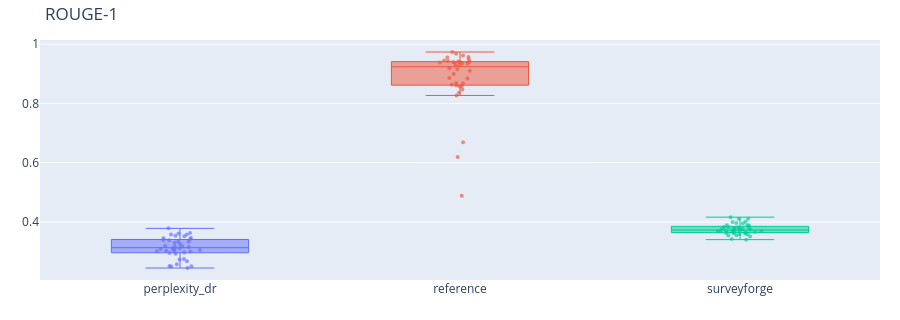
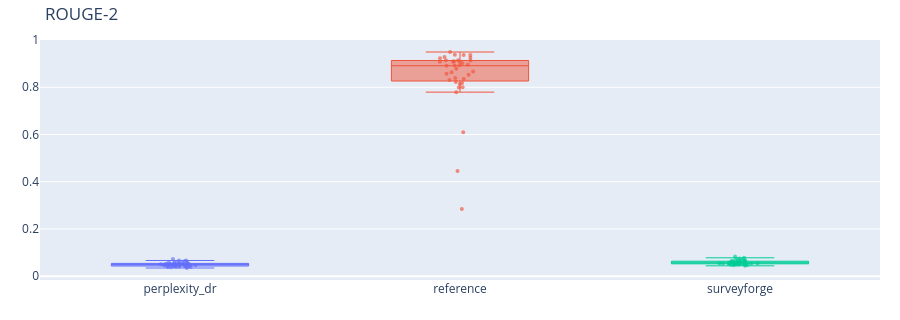
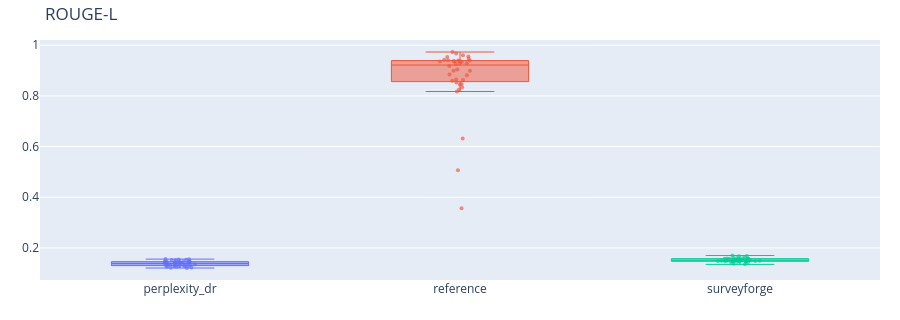
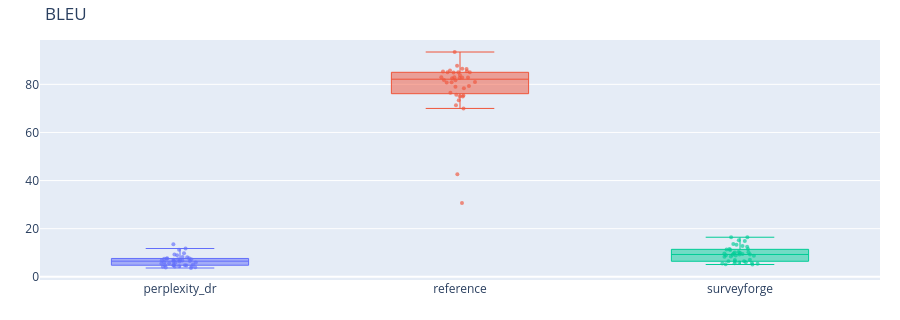

Notebook code cell kept with these figures, in order:
### Markdown cell above
## SurGE metrics

SurGE scores are shown as per-metric distributions across surveys. The table reports the same values aggregated by model.

### Code cell
surge_df = metric_long[metric_long["kind"] == "surge"].copy() if not metric_long.empty else pd.DataFrame()
surge_summary = metric_summary(surge_df)
display(surge_summary)

if not surge_df.empty:
    display(mean_values(surge_df, SURGE_SCALAR_METRICS))
    show_box_grid(surge_df, "surge")
else:
    print("No SurGE metrics loaded.")

### Figure 1 — Plotly figure (JSON) as saved in the notebook; plotly's stock layout.template omitted (floating-point values rounded to 4 significant figures)
{"data": [{"boxpoints": "all", "customdata": ["0", "1", "2", "3", "4", "5", "6", "7", "8", "9", "10", "11", "12", "13", "14", "15", "16", "17", "18", "19", "20", "21", "22", "23", "24", "25", "26", "27", "28", "29", "30", "31", "32", "33", "34", "35", "36", "37", "38", "39"], "hovertemplate": "<b>%{fullData.name}</b><br>value: %{y:.4f}<br>survey: %{customdata}<extra></extra>", "jitter": 0.35, "line": {"width": 1}, "marker": {"opacity": 0.65, "size": 4}, "name": "perplexity_dr", "pointpos": 0, "type": "box", "y": [0.3387, 0.2571, 0.3628, 0.2972, 0.3029, 0.2517, 0.3302, 0.3182, 0.3113, 0.2953, 0.3458, 0.3786, 0.3094, 0.3011, 0.3578, 0.3194, 0.3616, 0.3339, 0.3427, 0.3452, 0.2504, 0.3082, 0.2449, 0.3523, 0.275, 0.3155, 0.3256, 0.3539, 0.2995, 0.293, 0.3396, 0.318, 0.2512, 0.3003, 0.2739, 0.3088, 0.3334, 0.3057, 0.2673, 0.3582]}, {"boxpoints": "all", "customdata": ["0", "1", "2", "3", "5", "6", "8", "10", "11", "12", "13", "14", "15", "16", "17", "18", "19", "20", "21", "22", "23", "24", "25", "26", "28", "29", "30", "31", "32", "33", "34", "35", "36", "37", "38", "39"], "hovertemplate": "<b>%{fullData.name}</b><br>value: %{y:.4f}<br>survey: %{customdata}<extra></extra>", "jitter": 0.35, "line": {"width": 1}, "marker": {"opacity": 0.65, "size": 4}, "name": "reference", "pointpos": 0, "type": "box", "y": [0.9493, 0.9405, 0.9188, 0.943, 0.8688, 0.8629, 0.4883, 0.6687, 0.8859, 0.955, 0.9155, 0.9303, 0.827, 0.9355, 0.8607, 0.9106, 0.9344, 0.8842, 0.8678, 0.968, 0.8996, 0.9569, 0.8361, 0.8592, 0.9374, 0.945, 0.938, 0.9736, 0.94, 0.847, 0.8569, 0.9397, 0.6191, 0.9417, 0.929, 0.9619]}, {"boxpoints": "all", "customdata": ["0", "1", "2", "3", "4", "5", "6", "7", "8", "9", "10", "11", "12", "13", "14", "15", "16", "17", "18", "19", "20", "21", "22", "23", "24", "25", "26", "27", "28", "29", "30", "31", "32", "33", "34", "35", "36", "37", "38", "39"], "hovertemplate": "<b>%{fullData.name}</b><br>value: %{y:.4f}<br>survey: %{customdata}<extra></extra>", "jitter": 0.35, "line": {"width": 1}, "marker": {"opacity": 0.65, "size": 4}, "name": "surveyforge", "pointpos": 0, "type": "box", "y": [0.3827, 0.4164, 0.4012, 0.3697, 0.3549, 0.3589, 0.3406, 0.3629, 0.3616, 0.3697, 0.3744, 0.3889, 0.3793, 0.383, 0.3879, 0.3715, 0.3965, 0.411, 0.3705, 0.3689, 0.3425, 0.3756, 0.3586, 0.3788, 0.3717, 0.3997, 0.3667, 0.3655, 0.351, 0.3798, 0.3767, 0.3947, 0.3685, 0.3542, 0.3655, 0.3811, 0.3785, 0.3617, 0.4107, 0.3895]}], "layout": {"height": 320, "margin": {"b": 40, "l": 40, "r": 20, "t": 40}, "showlegend": false, "title": {"text": "ROUGE-1"}, "yaxis": {}}}

### Figure 2 — Plotly figure (JSON) as saved in the notebook; plotly's stock layout.template omitted (floating-point values rounded to 4 significant figures)
{"data": [{"boxpoints": "all", "customdata": ["0", "1", "2", "3", "4", "5", "6", "7", "8", "9", "10", "11", "12", "13", "14", "15", "16", "17", "18", "19", "20", "21", "22", "23", "24", "25", "26", "27", "28", "29", "30", "31", "32", "33", "34", "35", "36", "37", "38", "39"], "hovertemplate": "<b>%{fullData.name}</b><br>value: %{y:.4f}<br>survey: %{customdata}<extra></extra>", "jitter": 0.35, "line": {"width": 1}, "marker": {"opacity": 0.65, "size": 4}, "name": "perplexity_dr", "pointpos": 0, "type": "box", "y": [0.05508, 0.03889, 0.05934, 0.03802, 0.04942, 0.04212, 0.04627, 0.05036, 0.04437, 0.05311, 0.05218, 0.06641, 0.05079, 0.05305, 0.07293, 0.04151, 0.05113, 0.04985, 0.04886, 0.05278, 0.03459, 0.03972, 0.04945, 0.04471, 0.04662, 0.05853, 0.04957, 0.05762, 0.06312, 0.04022, 0.06092, 0.0575, 0.04238, 0.04379, 0.04055, 0.05017, 0.04351, 0.05033, 0.03923, 0.06619]}, {"boxpoints": "all", "customdata": ["0", "1", "2", "3", "5", "6", "8", "10", "11", "12", "13", "14", "15", "16", "17", "18", "19", "20", "21", "22", "23", "24", "25", "26", "28", "29", "30", "31", "32", "33", "34", "35", "36", "37", "38", "39"], "hovertemplate": "<b>%{fullData.name}</b><br>value: %{y:.4f}<br>survey: %{customdata}<extra></extra>", "jitter": 0.35, "line": {"width": 1}, "marker": {"opacity": 0.65, "size": 4}, "name": "reference", "pointpos": 0, "type": "box", "y": [0.9371, 0.913, 0.8908, 0.914, 0.8177, 0.839, 0.2841, 0.6095, 0.8569, 0.9255, 0.8663, 0.8917, 0.7991, 0.8954, 0.7794, 0.8636, 0.9085, 0.8531, 0.8347, 0.9362, 0.8784, 0.9281, 0.7997, 0.8142, 0.8934, 0.9226, 0.902, 0.9494, 0.91, 0.831, 0.8219, 0.9148, 0.445, 0.9077, 0.9086, 0.9375]}, {"boxpoints": "all", "customdata": ["0", "1", "2", "3", "4", "5", "6", "7", "8", "9", "10", "11", "12", "13", "14", "15", "16", "17", "18", "19", "20", "21", "22", "23", "24", "25", "26", "27", "28", "29", "30", "31", "32", "33", "34", "35", "36", "37", "38", "39"], "hovertemplate": "<b>%{fullData.name}</b><br>value: %{y:.4f}<br>survey: %{customdata}<extra></extra>", "jitter": 0.35, "line": {"width": 1}, "marker": {"opacity": 0.65, "size": 4}, "name": "surveyforge", "pointpos": 0, "type": "box", "y": [0.06062, 0.07257, 0.06625, 0.05256, 0.05364, 0.05523, 0.04383, 0.05543, 0.04657, 0.05274, 0.05516, 0.06102, 0.06114, 0.06555, 0.0716, 0.05383, 0.05845, 0.07781, 0.05407, 0.05135, 0.04732, 0.05452, 0.05379, 0.05045, 0.05469, 0.06816, 0.05202, 0.05128, 0.05483, 0.06062, 0.0557, 0.0835, 0.05749, 0.05414, 0.04928, 0.06557, 0.04929, 0.04792, 0.06655, 0.07443]}], "layout": {"height": 320, "margin": {"b": 40, "l": 40, "r": 20, "t": 40}, "showlegend": false, "title": {"text": "ROUGE-2"}, "yaxis": {}}}

### Figure 3 — Plotly figure (JSON) as saved in the notebook; plotly's stock layout.template omitted (floating-point values rounded to 4 significant figures)
{"data": [{"boxpoints": "all", "customdata": ["0", "1", "2", "3", "4", "5", "6", "7", "8", "9", "10", "11", "12", "13", "14", "15", "16", "17", "18", "19", "20", "21", "22", "23", "24", "25", "26", "27", "28", "29", "30", "31", "32", "33", "34", "35", "36", "37", "38", "39"], "hovertemplate": "<b>%{fullData.name}</b><br>value: %{y:.4f}<br>survey: %{customdata}<extra></extra>", "jitter": 0.35, "line": {"width": 1}, "marker": {"opacity": 0.65, "size": 4}, "name": "perplexity_dr", "pointpos": 0, "type": "box", "y": [0.1383, 0.13, 0.1432, 0.1407, 0.1206, 0.1217, 0.1299, 0.126, 0.1356, 0.1423, 0.1445, 0.1541, 0.1353, 0.1459, 0.1547, 0.1221, 0.1456, 0.1336, 0.132, 0.13, 0.1279, 0.1253, 0.1439, 0.1369, 0.1462, 0.1455, 0.138, 0.1426, 0.1476, 0.1279, 0.1533, 0.1557, 0.1347, 0.1272, 0.1447, 0.1518, 0.1272, 0.1379, 0.1438, 0.1518]}, {"boxpoints": "all", "customdata": ["0", "1", "2", "3", "5", "6", "8", "10", "11", "12", "13", "14", "15", "16", "17", "18", "19", "20", "21", "22", "23", "24", "25", "26", "28", "29", "30", "31", "32", "33", "34", "35", "36", "37", "38", "39"], "hovertemplate": "<b>%{fullData.name}</b><br>value: %{y:.4f}<br>survey: %{customdata}<extra></extra>", "jitter": 0.35, "line": {"width": 1}, "marker": {"opacity": 0.65, "size": 4}, "name": "reference", "pointpos": 0, "type": "box", "y": [0.947, 0.9378, 0.9176, 0.9404, 0.86, 0.8627, 0.3561, 0.6317, 0.8841, 0.9531, 0.9045, 0.9293, 0.8249, 0.9259, 0.8172, 0.8995, 0.9344, 0.8813, 0.8643, 0.967, 0.899, 0.9556, 0.8345, 0.8451, 0.9353, 0.9424, 0.9356, 0.9732, 0.9394, 0.847, 0.8526, 0.9378, 0.5062, 0.9394, 0.9277, 0.9609]}, {"boxpoints": "all", "customdata": ["0", "1", "2", "3", "4", "5", "6", "7", "8", "9", "10", "11", "12", "13", "14", "15", "16", "17", "18", "19", "20", "21", "22", "23", "24", "25", "26", "27", "28", "29", "30", "31", "32", "33", "34", "35", "36", "37", "38", "39"], "hovertemplate": "<b>%{fullData.name}</b><br>value: %{y:.4f}<br>survey: %{customdata}<extra></extra>", "jitter": 0.35, "line": {"width": 1}, "marker": {"opacity": 0.65, "size": 4}, "name": "surveyforge", "pointpos": 0, "type": "box", "y": [0.1573, 0.1569, 0.1671, 0.152, 0.144, 0.1476, 0.1374, 0.1492, 0.1486, 0.1496, 0.1481, 0.1563, 0.1524, 0.1578, 0.159, 0.1473, 0.1591, 0.1679, 0.146, 0.1506, 0.1471, 0.149, 0.1525, 0.151, 0.154, 0.1507, 0.1446, 0.1471, 0.1349, 0.1525, 0.151, 0.1699, 0.1576, 0.1448, 0.1492, 0.1619, 0.1452, 0.1465, 0.1574, 0.1609]}], "layout": {"height": 320, "margin": {"b": 40, "l": 40, "r": 20, "t": 40}, "showlegend": false, "title": {"text": "ROUGE-L"}, "yaxis": {}}}

### Figure 4 — Plotly figure (JSON) as saved in the notebook; plotly's stock layout.template omitted (floating-point values rounded to 4 significant figures)
{"data": [{"boxpoints": "all", "customdata": ["0", "1", "2", "3", "4", "5", "6", "7", "8", "9", "10", "11", "12", "13", "14", "15", "16", "17", "18", "19", "20", "21", "22", "23", "24", "25", "26", "27", "28", "29", "30", "31", "32", "33", "34", "35", "36", "37", "38", "39"], "hovertemplate": "<b>%{fullData.name}</b><br>value: %{y:.4f}<br>survey: %{customdata}<extra></extra>", "jitter": 0.35, "line": {"width": 1}, "marker": {"opacity": 0.65, "size": 4}, "name": "perplexity_dr", "pointpos": 0, "type": "box", "y": [7.715, 6.936, 9.791, 5.485, 4.946, 6.393, 3.912, 4.799, 3.9, 7.735, 7.507, 5.969, 7.1, 13.48, 7.522, 4.334, 5.104, 6.751, 6.313, 4.679, 4.245, 4.285, 4.182, 6.89, 8.911, 8.276, 7.3, 4.759, 11.21, 5.599, 11.76, 8.094, 4.811, 6.022, 7.278, 6.597, 3.651, 6.819, 5.933, 9.294]}, {"boxpoints": "all", "customdata": ["0", "1", "2", "3", "5", "6", "8", "10", "11", "12", "13", "14", "15", "16", "17", "18", "19", "20", "21", "22", "23", "24", "25", "26", "28", "29", "30", "31", "32", "33", "34", "35", "36", "37", "38", "39"], "hovertemplate": "<b>%{fullData.name}</b><br>value: %{y:.4f}<br>survey: %{customdata}<extra></extra>", "jitter": 0.35, "line": {"width": 1}, "marker": {"opacity": 0.65, "size": 4}, "name": "reference", "pointpos": 0, "type": "box", "y": [93.45, 84.97, 82.61, 85.01, 71.31, 81.7, 30.72, 85.05, 80.75, 82.49, 78.4, 79.26, 75.02, 82.86, 69.99, 80.95, 85.38, 79.05, 75.67, 83.86, 82.88, 85.49, 74.93, 80.89, 76.55, 86.48, 82.91, 85.77, 81.79, 75.38, 73.39, 86.42, 42.65, 82.97, 87.71, 85.0]}, {"boxpoints": "all", "customdata": ["0", "1", "2", "3", "4", "5", "6", "7", "8", "9", "10", "11", "12", "13", "14", "15", "16", "17", "18", "19", "20", "21", "22", "23", "24", "25", "26", "27", "28", "29", "30", "31", "32", "33", "34", "35", "36", "37", "38", "39"], "hovertemplate": "<b>%{fullData.name}</b><br>value: %{y:.4f}<br>survey: %{customdata}<extra></extra>", "jitter": 0.35, "line": {"width": 1}, "marker": {"opacity": 0.65, "size": 4}, "name": "surveyforge", "pointpos": 0, "type": "box", "y": [8.469, 13.63, 14.84, 5.71, 9.708, 8.318, 5.103, 6.445, 5.933, 6.965, 9.138, 10.35, 13.32, 16.45, 15.19, 5.647, 5.495, 16.44, 9.941, 6.054, 5.244, 9.302, 7.107, 9.423, 10.13, 11.52, 8.822, 6.467, 11.15, 11.5, 10.21, 12.79, 5.391, 8.945, 8.715, 12.46, 6.385, 9.694, 9.256, 11.33]}], "layout": {"height": 320, "margin": {"b": 40, "l": 40, "r": 20, "t": 40}, "showlegend": false, "title": {"text": "BLEU"}, "yaxis": {}}}
